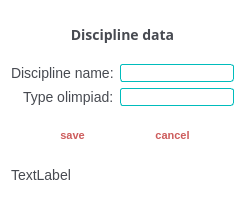
<?xml version="1.0" encoding="UTF-8"?>
<ui version="4.0">
 <class>form_game_discipline</class>
 <widget class="QDialog" name="form_game_discipline">
  <property name="geometry">
   <rect>
    <x>0</x>
    <y>0</y>
    <width>245</width>
    <height>209</height>
   </rect>
  </property>
  <property name="windowTitle">
   <string>Dialog</string>
  </property>
  <property name="styleSheet">
   <string notr="true">QLabel{
	font-family: 'Montserrat', sans-serif;
	font-size: 14px;
	color: rgb(71, 74, 81);
}

QDialog{
	background-color: rgb(255, 255, 255);
}

QLineEdit{
	border: 1px solid rgb(0, 188, 188);
	border-radius: 3px;
}

QPushButton{
	height: 20px;
	font-family: 'Montserrat', sans-serif;
	font-size: 11px;
	text-transform: uppercase;
	font-weight: 600;
	color: rgb(205, 92, 92);
	background-color: rgba(255, 255, 255, 0);
	border: none;
}

QPushButton:hover{
	height: 75px;
	border: 1px solid rgba(205, 92, 92, 1) ;
	border-radius: 5px;
	font-family: 'Montserrat', sans-serif;
	font-size: 11px;
	text-transform: uppercase;
	font-weight: 600;
	color: rgb(205, 92, 92);
	background-color: rgba(255, 255, 255, 0);
}

QPushButton:pressed{
	background-color: rgba(205, 92, 92, 1);
	color: white;
	border:2px solid;
	border: 1px solid rgba(205, 92, 92, 1) ;
	border-radius: 5px;
	font-family: 'Montserrat', sans-serif;

}</string>
  </property>
  <layout class="QVBoxLayout" name="verticalLayout">
   <item>
    <widget class="QLabel" name="label_9">
     <property name="font">
      <font>
       <family>Montserrat</family>
       <pointsize>-1</pointsize>
       <weight>75</weight>
       <bold>true</bold>
      </font>
     </property>
     <property name="text">
      <string>Discipline data</string>
     </property>
     <property name="alignment">
      <set>Qt::AlignCenter</set>
     </property>
    </widget>
   </item>
   <item>
    <layout class="QFormLayout" name="formLayout">
     <property name="labelAlignment">
      <set>Qt::AlignRight|Qt::AlignTrailing|Qt::AlignVCenter</set>
     </property>
     <item row="0" column="0">
      <widget class="QLabel" name="label_2">
       <property name="text">
        <string>Discipline name:</string>
       </property>
      </widget>
     </item>
     <item row="0" column="1">
      <widget class="QLineEdit" name="lineEdit_2"/>
     </item>
     <item row="1" column="0">
      <widget class="QLabel" name="label_3">
       <property name="text">
        <string>Type olimpiad:</string>
       </property>
      </widget>
     </item>
     <item row="1" column="1">
      <widget class="QLineEdit" name="lineEdit_3"/>
     </item>
    </layout>
   </item>
   <item>
    <layout class="QHBoxLayout" name="horizontalLayout">
     <property name="spacing">
      <number>23</number>
     </property>
     <property name="leftMargin">
      <number>23</number>
     </property>
     <property name="topMargin">
      <number>9</number>
     </property>
     <property name="rightMargin">
      <number>23</number>
     </property>
     <item>
      <widget class="QPushButton" name="but_save">
       <property name="text">
        <string>save</string>
       </property>
      </widget>
     </item>
     <item>
      <widget class="QPushButton" name="but_can">
       <property name="text">
        <string>cancel</string>
       </property>
      </widget>
     </item>
    </layout>
   </item>
   <item>
    <widget class="QLabel" name="statusLabel">
     <property name="text">
      <string>TextLabel</string>
     </property>
    </widget>
   </item>
  </layout>
 </widget>
 <resources/>
 <connections/>
</ui>
